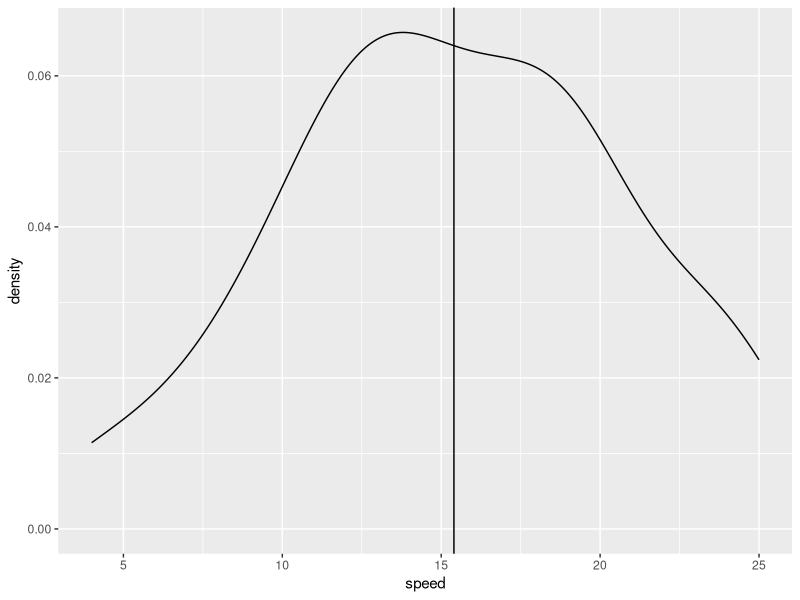
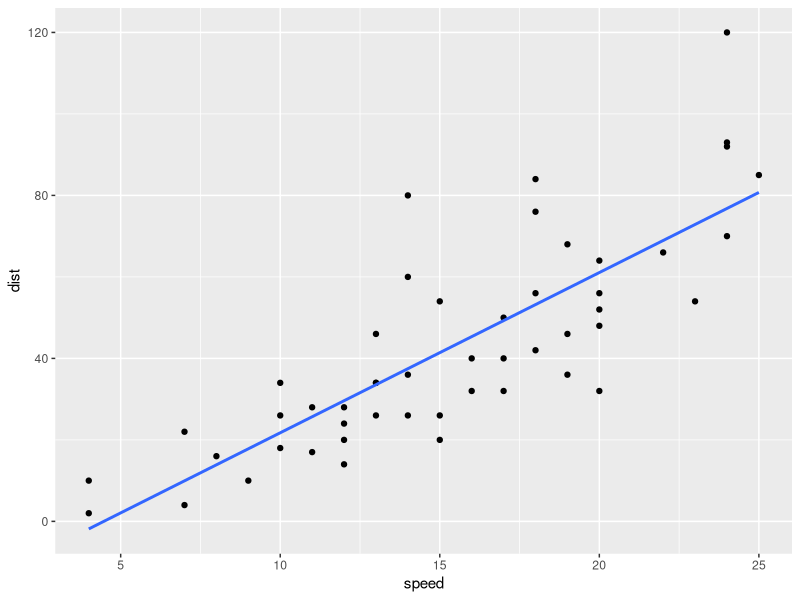

Write R code to recreate these figures, in order.
## ---- chunk 1
knitr::opts_chunk$set(echo = FALSE)
library(tidyverse)
library(knitr)
## ---- chunk 2
summary(cars)
## ---- chunk 3
cars %>%
  ggplot(aes(speed)) +
         geom_density() +
         geom_vline(xintercept = mean(cars$speed))
## ---- chunk 4
cars %>%
  ggplot(aes(speed,dist)) +
         geom_point() +
         geom_smooth(method = 'lm', se = FALSE)
